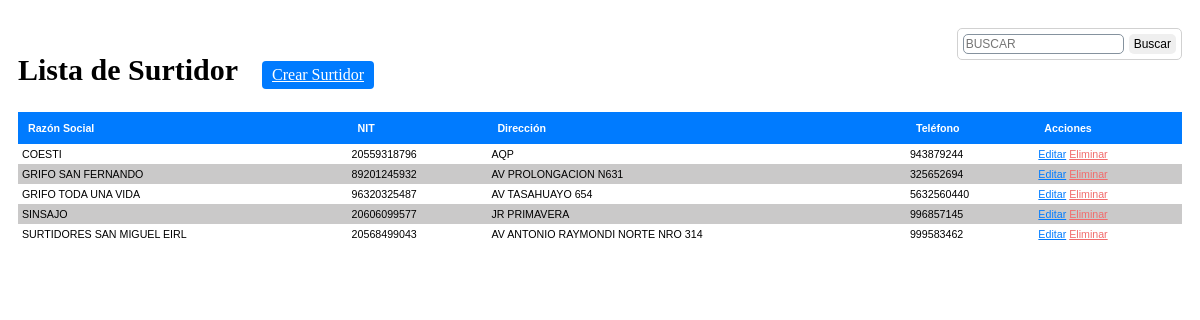
Screenshot of /paginas/grifo/listargrifo.php (signed in) with the database file from the repository.
### tables this page shows
CREATE TABLE `grifo` (
  `idgrifo` int(11) NOT NULL,
  `token` tinytext DEFAULT NULL,
  `nombregrifo` varchar(45) DEFAULT NULL,
  `rucgrifo` varchar(15) DEFAULT NULL,
  `direcciongrifo` varchar(150) DEFAULT NULL,
  `telefonogrifo` varchar(45) DEFAULT NULL,
  `codcombustible` varchar(15) DEFAULT NULL
);

### paginas/grifo/listargrifo.php (the view, shortened to what this page needs)
<?php
	$codcombustible = $_SESSION["codcombustible"];
	include "../../conexion.php";
?>
<!DOCTYPE html>
<html lang="en">
<head>
  <link rel="stylesheet" href="plugins/fontawesome-free/css/all.min.css">
  <link rel="stylesheet" href="https://code.ionicframework.com/ionicons/2.0.1/css/ionicons.min.css">
  <link href="../css/style.css" rel="stylesheet">
</head>
<body>
<section id="container">
	<div class="margen">
		<h1>Lista de Surtidor</h1>
		<a href="registrogrifo.php" class="btn_new">Crear Surtidor</a>
		<form action="listargrifo.php" method="get" class="form_search">
			<input type="text" name="busqueda" id="busqueda" placeholder="Buscar" style="text-transform:uppercase">
			<input type="submit" value="Buscar" class="btn_search">
		</form>
		<table>
			<tr>
				<th>Razón Social</th>
				<th>NIT</th>
				<th>Dirección</th>
				<th>Teléfono</th>
				<th>Acciones</th>
			</tr>
		<?php
			if (sizeof($_REQUEST)>0) {
				$busqueda = strtoupper($_REQUEST['busqueda']);
				$busqueda2=lista($busqueda);
			} else {
					$busqueda = "";
			}
			$encontrado2='NO';
			if($encontrado2 == 'SI'){
				$query = mysqli_query($conection,"SELECT idgrifo, token, nombregrifo, rucgrifo, direcciongrifo, telefonogrifo FROM grifo
													WHERE codcombustible = '$codcombustible' ORDER BY nombregrifo");
			}else{
				$query = mysqli_query($conection,"SELECT idgrifo, token, nombregrifo, rucgrifo, direcciongrifo, telefonogrifo FROM grifo
													WHERE (nombregrifo LIKE '%$busqueda%' OR rucgrifo LIKE '%$busqueda%' OR direcciongrifo LIKE '%$busqueda%' OR telefonogrifo LIKE '%$busqueda%') and codcombustible = '$codcombustible' ORDER BY nombregrifo");
			}
			$result = mysqli_num_rows($query);
			if($result > 0){
				while ($data = mysqli_fetch_array($query)) {
			?>
				<tr>
					<td><?php echo $data['nombregrifo']; ?></td>
					<td><?php echo $data['rucgrifo']; ?></td>
					<td><?php echo $data['direcciongrifo']; ?></td>
					<td><?php echo $data['telefonogrifo']; ?></td>
					<td>
						<a class="link_edit" href="editargrifo.php?token=<?php echo $data['token']; ?>">Editar</a>
						<a class="link_delete" href="eliminargrifo.php?token=<?php echo $data['token']; ?>">Eliminar</a>
					</td>
				</tr>
		<?php
				}
			}
		 ?>
		</table>
	</div>
</section>
</body>
</html>

### paginas/css/style.css (style rules this page uses)
#container { background: #FFF; padding: 10px 0; }
form { background: #FFF; margin: auto; padding: 20px 50px; border: 1px solid #d1d1d1; }
input,select,textarea { display: block; font-size: 9pt; padding: 2px; border: 1px solid #85929e; border-radius: 5px; }
.margen { margin: 10px; }
#container h1 { font-size: 30px; display: inline-block; }
.btn_new { display: inline-block; background: #007bff; color: #FFF; padding: 5px 10px; border-radius: 4px; margin: 20px; }
table { border-collapse: collapse; font-size: 8pt; font-family: 'arial'; width: 100%; }
table th { text-align: left; padding: 10px; background: #007bff; color: #FFF; }
table tr:nth-child(odd) { background: rgb(202, 201, 201); }
table td { padding: 4px; }
.link_edit { color: #007bff; }
.link_delete { color: #f26b6b; }
.form_search { display: -webkit-flex; display: -moz-flex; display: -ms-flex; display: -o-flex; display: flex; float: right; background: initial; padding: 5px; border-radius: 5px; }
.form_search .btn_search { background: #007bff color: #FFF; padding: 0 5px; border: 0; cursor: pointer; margin-left: 5px; }

### rows the page displays
grifo: nombregrifo "COESTI", rucgrifo "20559318796", direcciongrifo "AQP", telefonogrifo "943879244"
grifo: nombregrifo "GRIFO SAN FERNANDO", rucgrifo "89201245932", direcciongrifo "AV PROLONGACION N631", telefonogrifo "325652694"
grifo: nombregrifo "GRIFO TODA UNA VIDA", rucgrifo "96320325487", direcciongrifo "AV TASAHUAYO 654", telefonogrifo "5632560440"
grifo: nombregrifo "SINSAJO", rucgrifo "20606099577", direcciongrifo "JR PRIMAVERA", telefonogrifo "996857145"
grifo: nombregrifo "SURTIDORES SAN MIGUEL EIRL", rucgrifo "20568499043", direcciongrifo "AV ANTONIO RAYMONDI NORTE NRO 314", telefonogrifo "999583462"
